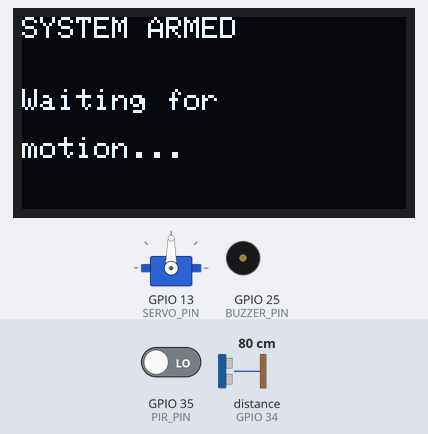
The program below on a simulated ESP32. Parts: 128×64 one-colour display, servo, buzzer (waves = sounding, pin HIGH). Inputs (shaded band) come from the test bench; at power-on: GPIO 35 (PIR_PIN) LOW, distance to the obstacle (sensor on GPIO 34) 80 cm. The echo pulse lasts 58.3 µs per cm; pins used as bus, display or sensor lines are not drawn; what the program prints to the serial monitor is not drawn.

Above: at 3.2 s.
3.3 s: GPIO 35 (PIR_PIN) driven HIGH
At 6.7 s:
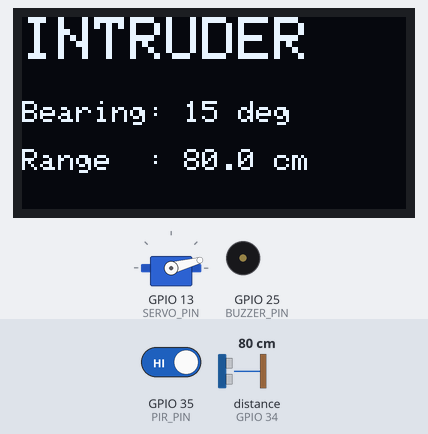
8.7 s: distance to the obstacle (sensor on GPIO 34) set to 2 cm
At 11.6 s:
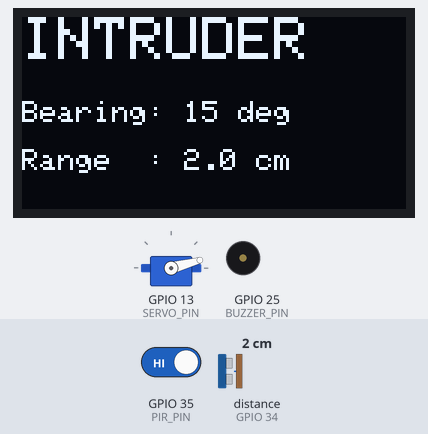
11.7 s: GPIO 35 (PIR_PIN) driven LOW
At 14.66 s:
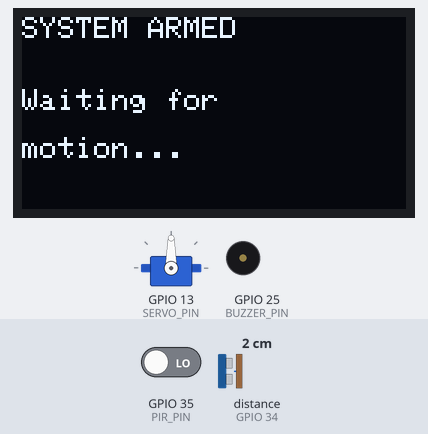
14.7 s: GPIO 35 (PIR_PIN) driven HIGH
At 14.87 s:
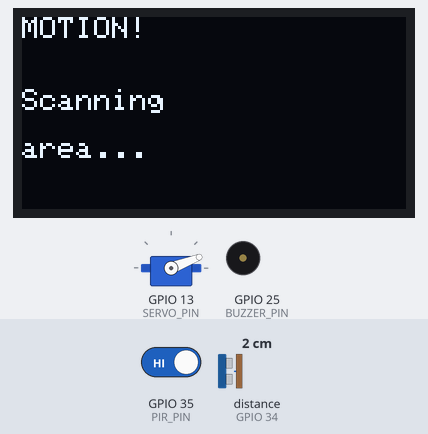
16.2 s: distance to the obstacle (sensor on GPIO 34) set to 4 cm
At 16.94 s:
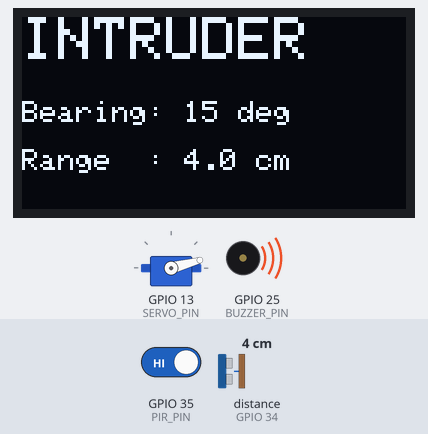
18.3 s: distance to the obstacle (sensor on GPIO 34) set to 120 cm
Timing chart, 0 to 22.3 s (numbered marks = the images above; inputs shaded):
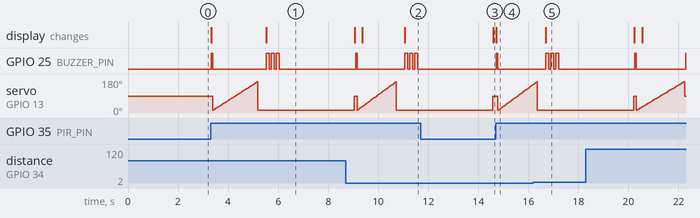

Measured:
- after the input at 3.3 s, the display: first changes at once (image 1 shows a later state)
- after the input at 11.7 s, GPIO 25 (BUZZER_PIN): stays LOW (without the input it goes to HIGH after 2.9 s)
- after the input at 14.7 s, GPIO 25 (BUZZER_PIN): LOW → HIGH at once, → LOW 0.06 s later; the display: changes at once (image 4)
- after the input at 16.2 s, the display: changes after 0.49 s (image 5)

The program:

main.cpp
```cpp
#include <Arduino.h>
#include <Wire.h>
#include <Adafruit_GFX.h>
#include <Adafruit_SSD1306.h>
#include <ESP32Servo.h>

//  Pins
const int PIR_PIN    = 35;   // HC-SR501 OUT  (input-only pin, 3.3V logic)
const int TRIG_PIN   = 26;   // HC-SR04 TRIG
const int ECHO_PIN   = 34;   // HC-SR04 ECHO  (input-only; USE 1k/2k DIVIDER!)
const int SERVO_PIN  = 13;   // SG90 signal
const int BUZZER_PIN = 25;   // Active buzzer (+)
const int SDA_PIN    = 21;   // OLED SDA
const int SCL_PIN    = 22;   // OLED SCL

//  OLED setup
const int     SCREEN_WIDTH  = 128;
const int     SCREEN_HEIGHT = 64;    // change to 32 if your OLED is 128x32
const uint8_t OLED_ADDR     = 0x3C;  // some modules are 0x3D
Adafruit_SSD1306 display(SCREEN_WIDTH, SCREEN_HEIGHT, &Wire, -1);

//  Servo setup
Servo scanServo;
const int SERVO_MIN   = 15;
const int SERVO_MAX   = 165;
const int SERVO_HOME  = 90;
const int SERVO_STEP  = 3;
const int SETTLE_MS   = 30;

//  Detection params
const float DETECT_CM  = 100.0;
const float MAX_CM     = 400.0;
const unsigned long REARM_MS = 3000;

//  State machine
enum State { IDLE, SCANNING, TRACKING };
State state = IDLE;

//  Function prototypes (C++ needs these)
float readDistanceCM();
void  beep(int ms, int times, int gap);
void  showStatus(const char* l1, const char* l2, const char* l3);
void  showTarget(int angle, float range);
int   performScan(float &bestRange);

//  Read ultrasonic range
float readDistanceCM() {
  digitalWrite(TRIG_PIN, LOW);
  delayMicroseconds(2);
  digitalWrite(TRIG_PIN, HIGH);
  delayMicroseconds(10);
  digitalWrite(TRIG_PIN, LOW);

  unsigned long dur = pulseIn(ECHO_PIN, HIGH, 27000UL);
  if (dur == 0) return MAX_CM;
  float cm = (dur * 0.0343f) / 2.0f;
  return (cm > MAX_CM) ? MAX_CM : cm;
}

//  Buzzer
void beep(int ms, int times = 1, int gap = 80) {
  for (int i = 0; i < times; i++) {
    digitalWrite(BUZZER_PIN, HIGH);
    delay(ms);
    digitalWrite(BUZZER_PIN, LOW);
    if (i < times - 1) delay(gap);
  }
}

//  OLED status
void showStatus(const char* l1, const char* l2 = "", const char* l3 = "") {
  display.clearDisplay();
  display.setTextColor(SSD1306_WHITE);
  display.setTextSize(1);
  display.setCursor(0, 0);  display.println(l1);
  if (l2[0]) { display.setCursor(0, 24); display.println(l2); }
  if (l3[0]) { display.setCursor(0, 40); display.println(l3); }
  display.display();
}

//  OLED target
void showTarget(int angle, float range) {
  display.clearDisplay();
  display.setTextColor(SSD1306_WHITE);
  display.setTextSize(2);
  display.setCursor(0, 0);  display.println("INTRUDER");
  display.setTextSize(1);
  display.setCursor(0, 28); display.print("Bearing: "); display.print(angle);    display.println(" deg");
  display.setCursor(0, 44); display.print("Range  : "); display.print(range, 1); display.println(" cm");
  display.display();
}

//  Setup
void setup() {
  Serial.begin(115200);

  pinMode(PIR_PIN, INPUT);
  pinMode(TRIG_PIN, OUTPUT);
  pinMode(ECHO_PIN, INPUT);
  pinMode(BUZZER_PIN, OUTPUT);
  digitalWrite(BUZZER_PIN, LOW);

  Wire.begin(SDA_PIN, SCL_PIN);
  if (!display.begin(SSD1306_SWITCHCAPVCC, OLED_ADDR)) {
    Serial.println("SSD1306 not found - check wiring / I2C address");
    while (true) delay(1000);
  }

  scanServo.setPeriodHertz(50);
  scanServo.attach(SERVO_PIN, 500, 2400);
  scanServo.write(SERVO_HOME);

  showStatus("SYSTEM ARMED", "Waiting for", "motion...");
  Serial.println("System armed. Waiting for PIR trigger.");
  delay(2000);   // HC-SR501 needs ~30-60s to fully stabilize on power-up
}

//  Scan
int performScan(float &bestRange) {
  int   bestAngle = -1;
  float minDist   = DETECT_CM;

  for (int a = SERVO_MIN; a <= SERVO_MAX; a += SERVO_STEP) {
    scanServo.write(a);
    delay(SETTLE_MS);
    float d = readDistanceCM();
    Serial.printf("angle=%3d  dist=%.1f cm\n", a, d);
    if (d < minDist) { minDist = d; bestAngle = a; bestRange = d; }
  }
  scanServo.write(SERVO_HOME);
  return bestAngle;
}

//  Loop
void loop() {
  switch (state) {
    case IDLE:
      if (digitalRead(PIR_PIN) == HIGH) {
        Serial.println("Motion detected -> scanning");
        showStatus("MOTION!", "Scanning", "area...");
        beep(60);
        state = SCANNING;
      }
      break;

    case SCANNING: {
      float range = MAX_CM;
      int angle = performScan(range);
      if (angle >= 0) {
        Serial.printf("Target @ %d deg, %.1f cm\n", angle, range);
        scanServo.write(angle);
        delay(300);
        state = TRACKING;
      } else {
        Serial.println("No target in range -> re-arming");
        showStatus("SYSTEM ARMED", "Waiting for", "motion...");
        state = IDLE;
      }
      break;
    }

    case TRACKING: {
      float range = readDistanceCM();
      showTarget(scanServo.read(), range);
      beep(120, 3);
      delay(REARM_MS);
      scanServo.write(SERVO_HOME);
      showStatus("SYSTEM ARMED", "Waiting for", "motion...");
      state = IDLE;
      break;
    }
  }
}
```
